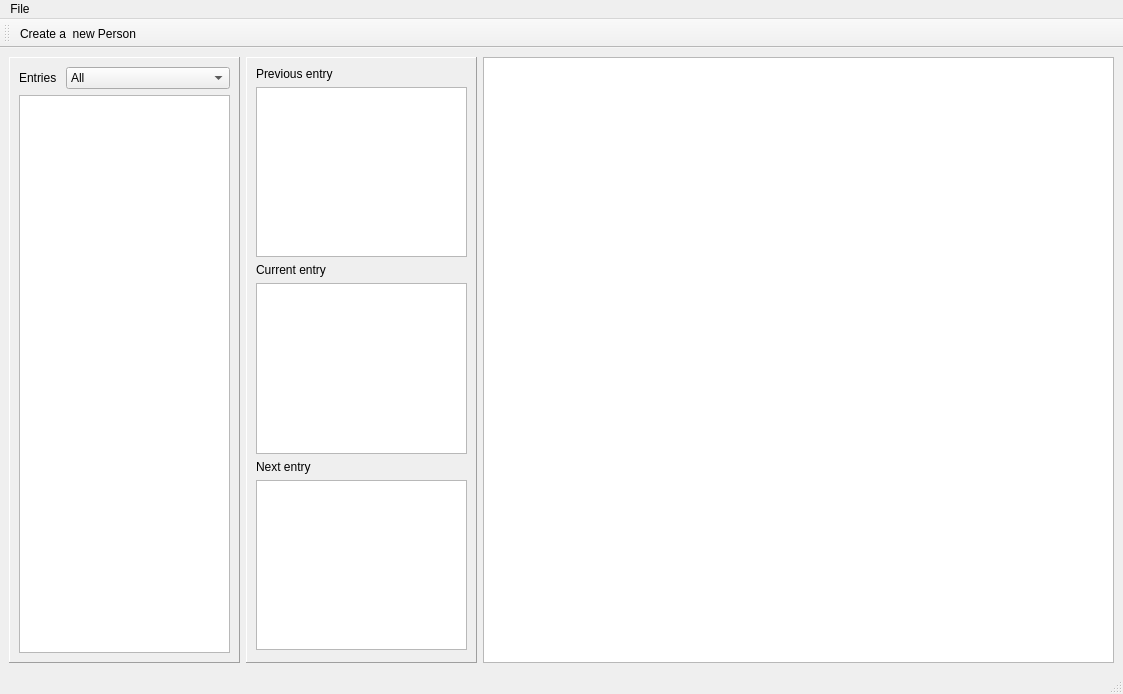
<?xml version="1.0" encoding="UTF-8"?>
<ui version="4.0">
 <class>MainWindow</class>
 <widget class="QMainWindow" name="MainWindow">
  <property name="geometry">
   <rect>
    <x>0</x>
    <y>0</y>
    <width>1123</width>
    <height>694</height>
   </rect>
  </property>
  <property name="windowTitle">
   <string>Kaira</string>
  </property>
  <property name="windowIcon">
   <iconset>
    <normaloff>:/icons/icon.ico</normaloff>:/icons/icon.ico</iconset>
  </property>
  <widget class="QWidget" name="centralwidget">
   <layout class="QVBoxLayout" name="verticalLayout_5">
    <item>
     <layout class="QHBoxLayout" name="horizontalLayout_2">
      <item>
       <widget class="QFrame" name="entriesFrame">
        <property name="frameShape">
         <enum>QFrame::Panel</enum>
        </property>
        <property name="frameShadow">
         <enum>QFrame::Raised</enum>
        </property>
        <layout class="QVBoxLayout" name="verticalLayout_4">
         <item>
          <layout class="QFormLayout" name="entriesControlLayout">
           <property name="fieldGrowthPolicy">
            <enum>QFormLayout::AllNonFixedFieldsGrow</enum>
           </property>
           <item row="0" column="0">
            <widget class="QLabel" name="entriesLabel">
             <property name="text">
              <string>Entries </string>
             </property>
            </widget>
           </item>
           <item row="0" column="1">
            <widget class="QComboBox" name="entriesComboBox">
             <property name="maxVisibleItems">
              <number>20</number>
             </property>
             <item>
              <property name="text">
               <string>All</string>
              </property>
             </item>
            </widget>
           </item>
          </layout>
         </item>
         <item>
          <widget class="EntriesListView" name="entriestListView">
           <property name="styleSheet">
            <string notr="true">QListWidget {
alternate-background-color: #EDEDED;
background-color: white;
}</string>
           </property>
           <property name="horizontalScrollBarPolicy">
            <enum>Qt::ScrollBarAlwaysOff</enum>
           </property>
           <property name="alternatingRowColors">
            <bool>true</bool>
           </property>
          </widget>
         </item>
        </layout>
       </widget>
      </item>
      <item>
       <layout class="QGridLayout" name="gridLayout">
        <item row="0" column="1">
         <widget class="QFrame" name="previousFrame">
          <property name="frameShape">
           <enum>QFrame::Panel</enum>
          </property>
          <property name="frameShadow">
           <enum>QFrame::Raised</enum>
          </property>
          <layout class="QVBoxLayout" name="verticalLayout_3">
           <property name="bottomMargin">
            <number>12</number>
           </property>
           <item>
            <layout class="QHBoxLayout" name="previousControlsLayout">
             <property name="spacing">
              <number>2</number>
             </property>
             <property name="sizeConstraint">
              <enum>QLayout::SetDefaultConstraint</enum>
             </property>
             <property name="bottomMargin">
              <number>0</number>
             </property>
             <item>
              <widget class="QLabel" name="previousEntryLabel">
               <property name="text">
                <string>Previous entry</string>
               </property>
              </widget>
             </item>
            </layout>
           </item>
           <item>
            <widget class="QPlainTextEdit" name="previousEntryTextEdit"/>
           </item>
           <item>
            <widget class="QLabel" name="rawTextLabel">
             <property name="text">
              <string>Current entry</string>
             </property>
            </widget>
           </item>
           <item>
            <widget class="QPlainTextEdit" name="rawTextTextEdit"/>
           </item>
           <item>
            <widget class="QLabel" name="label">
             <property name="text">
              <string>Next entry</string>
             </property>
            </widget>
           </item>
           <item>
            <widget class="QPlainTextEdit" name="nextEntryTextEdit"/>
           </item>
          </layout>
         </widget>
        </item>
       </layout>
      </item>
      <item>
       <widget class="EntryTreeView" name="treeView">
        <property name="minimumSize">
         <size>
          <width>631</width>
          <height>0</height>
         </size>
        </property>
        <property name="maximumSize">
         <size>
          <width>631</width>
          <height>16777215</height>
         </size>
        </property>
        <property name="uniformRowHeights">
         <bool>true</bool>
        </property>
        <property name="sortingEnabled">
         <bool>true</bool>
        </property>
        <property name="animated">
         <bool>true</bool>
        </property>
        <property name="wordWrap">
         <bool>true</bool>
        </property>
        <property name="expandsOnDoubleClick">
         <bool>false</bool>
        </property>
        <attribute name="headerCascadingSectionResizes">
         <bool>true</bool>
        </attribute>
        <attribute name="headerDefaultSectionSize">
         <number>100</number>
        </attribute>
        <attribute name="headerHighlightSections">
         <bool>true</bool>
        </attribute>
        <attribute name="headerMinimumSectionSize">
         <number>399</number>
        </attribute>
        <attribute name="headerStretchLastSection">
         <bool>true</bool>
        </attribute>
       </widget>
      </item>
     </layout>
    </item>
   </layout>
  </widget>
  <widget class="QMenuBar" name="menubar">
   <property name="geometry">
    <rect>
     <x>0</x>
     <y>0</y>
     <width>1123</width>
     <height>21</height>
    </rect>
   </property>
   <widget class="QMenu" name="menuFile">
    <property name="title">
     <string>File</string>
    </property>
    <widget class="QMenu" name="menuExport">
     <property name="title">
      <string>Export</string>
     </property>
     <addaction name="actionCsv"/>
     <addaction name="actionJSON"/>
    </widget>
    <widget class="QMenu" name="menuImport">
     <property name="title">
      <string>Import</string>
     </property>
     <addaction name="actionFrom_txt_OCR"/>
    </widget>
    <addaction name="actionOpen_XML_for_analyze"/>
    <addaction name="actionSave"/>
    <addaction name="actionSave_changes_to_xml"/>
    <addaction name="menuExport"/>
    <addaction name="menuImport"/>
    <addaction name="actionAbout"/>
   </widget>
   <addaction name="menuFile"/>
  </widget>
  <widget class="QStatusBar" name="statusbar"/>
  <widget class="QToolBar" name="toolBar">
   <property name="windowTitle">
    <string>toolBar</string>
   </property>
   <attribute name="toolBarArea">
    <enum>TopToolBarArea</enum>
   </attribute>
   <attribute name="toolBarBreak">
    <bool>false</bool>
   </attribute>
   <addaction name="actionCreate_a_new_Person"/>
  </widget>
  <action name="actionOpen_XML_for_analyze">
   <property name="text">
    <string>Open xml</string>
   </property>
  </action>
  <action name="actionCsv">
   <property name="text">
    <string>CSV</string>
   </property>
  </action>
  <action name="actionJSON">
   <property name="text">
    <string>JSON</string>
   </property>
  </action>
  <action name="actionOpen_txt">
   <property name="text">
    <string>Open txt</string>
   </property>
  </action>
  <action name="actionSave_changes_to_xml">
   <property name="text">
    <string>Save As...</string>
   </property>
  </action>
  <action name="actionFrom_txt_OCR">
   <property name="text">
    <string>From OCR</string>
   </property>
  </action>
  <action name="actionRun_analysis_for_all">
   <property name="text">
    <string>Run analysis for all</string>
   </property>
   <property name="toolTip">
    <string>Run analysis for all entries in current file</string>
   </property>
   <property name="shortcut">
    <string>Ctrl+Shift+R</string>
   </property>
  </action>
  <action name="actionRun_analysis_for_current">
   <property name="text">
    <string>Run analysis for current</string>
   </property>
   <property name="toolTip">
    <string>Run extraction for current person and update attributes</string>
   </property>
   <property name="shortcut">
    <string>Ctrl+R</string>
   </property>
  </action>
  <action name="actionCreate_a_new_Person">
   <property name="text">
    <string>Create a  new Person</string>
   </property>
   <property name="toolTip">
    <string>Create a new person from rawtext</string>
   </property>
  </action>
  <action name="actionSave">
   <property name="text">
    <string>&amp;Save</string>
   </property>
  </action>
  <action name="actionAbout">
   <property name="text">
    <string>About</string>
   </property>
  </action>
 </widget>
 <customwidgets>
  <customwidget>
   <class>EntriesListView</class>
   <extends>QListView</extends>
   <header>qtgui/entriesModels.h</header>
  </customwidget>
  <customwidget>
   <class>EntryTreeView</class>
   <extends>QTreeView</extends>
   <header>qtgui/entrytree.h</header>
  </customwidget>
 </customwidgets>
 <resources/>
 <connections/>
</ui>
